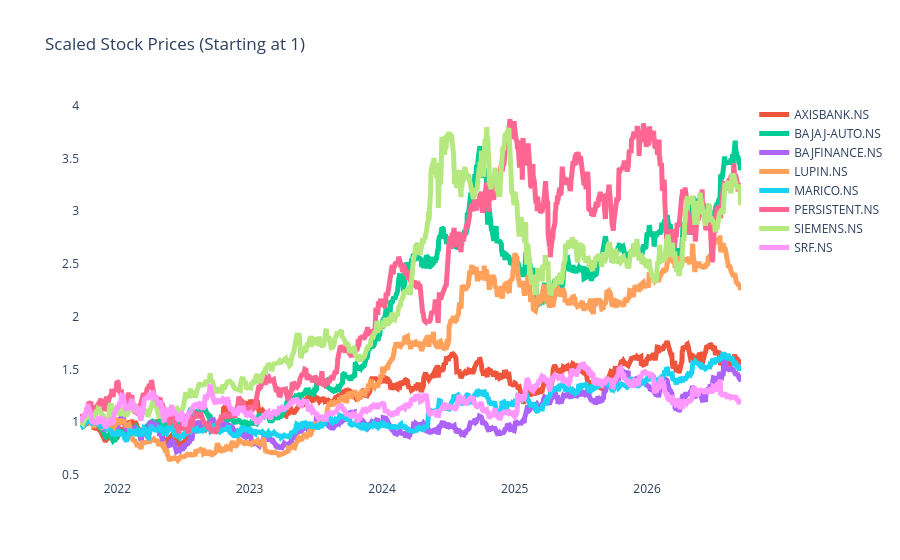

This figure's notebook cell:
### Code cell
plot_financial_data(price_scaling(adj_close_reset),'Scaled Stock Prices (Starting at 1)')

### Figure 1 — Plotly figure (JSON) as saved in the notebook; plotly's stock layout.template omitted (floating-point values rounded to 4 significant figures; data arrays with more than 128 entries replaced by an {"elided": "..."} marker saying what was removed)
{"data": [{"hovertemplate": "<extra></extra>", "legendgroup": "", "line": {"color": "#636efa", "dash": "solid", "width": 5}, "marker": {"symbol": "circle"}, "mode": "lines", "name": "", "orientation": "v", "showlegend": false, "type": "scatter", "xaxis": "x", "yaxis": "y"}, {"line": {"width": 5}, "name": "AXISBANK.NS", "type": "scatter", "x": {"elided": "1239 str values"}, "y": {"elided": "1239 float values"}}, {"line": {"width": 5}, "name": "BAJAJ-AUTO.NS", "type": "scatter", "x": {"elided": "1239 str values"}, "y": {"elided": "1239 float values"}}, {"line": {"width": 5}, "name": "BAJFINANCE.NS", "type": "scatter", "x": {"elided": "1239 str values"}, "y": {"elided": "1239 float values"}}, {"line": {"width": 5}, "name": "LUPIN.NS", "type": "scatter", "x": {"elided": "1239 str values"}, "y": {"elided": "1239 float values"}}, {"line": {"width": 5}, "name": "MARICO.NS", "type": "scatter", "x": {"elided": "1239 str values"}, "y": {"elided": "1239 float values"}}, {"line": {"width": 5}, "name": "PERSISTENT.NS", "type": "scatter", "x": {"elided": "1239 str values"}, "y": {"elided": "1239 float values"}}, {"line": {"width": 5}, "name": "SIEMENS.NS", "type": "scatter", "x": {"elided": "1239 str values"}, "y": {"elided": "1239 float values"}}, {"line": {"width": 5}, "name": "SRF.NS", "type": "scatter", "x": {"elided": "1239 str values"}, "y": {"elided": "1239 float values"}}], "layout": {"legend": {"tracegroupgap": 0}, "plot_bgcolor": "white", "title": {"text": "Scaled Stock Prices (Starting at 1)"}, "xaxis": {"anchor": "y", "domain": [0, 1]}, "yaxis": {"anchor": "x", "domain": [0, 1]}}}
